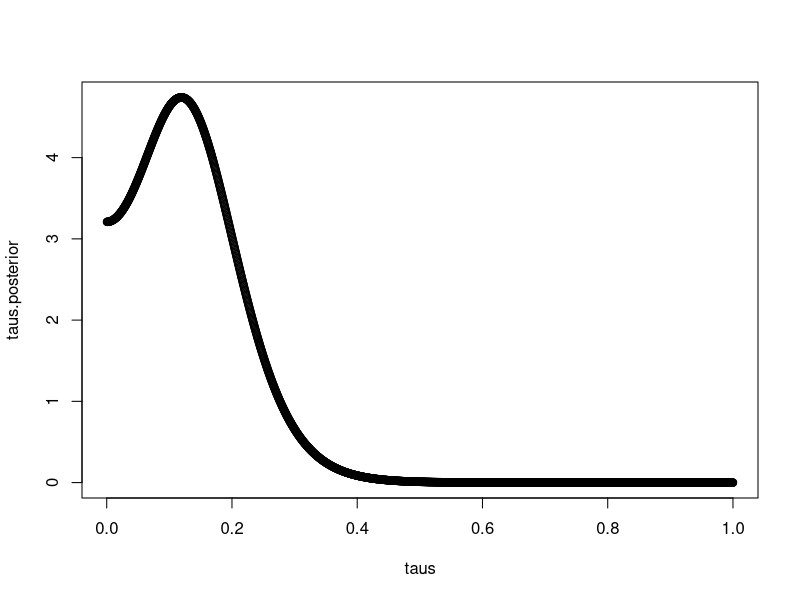
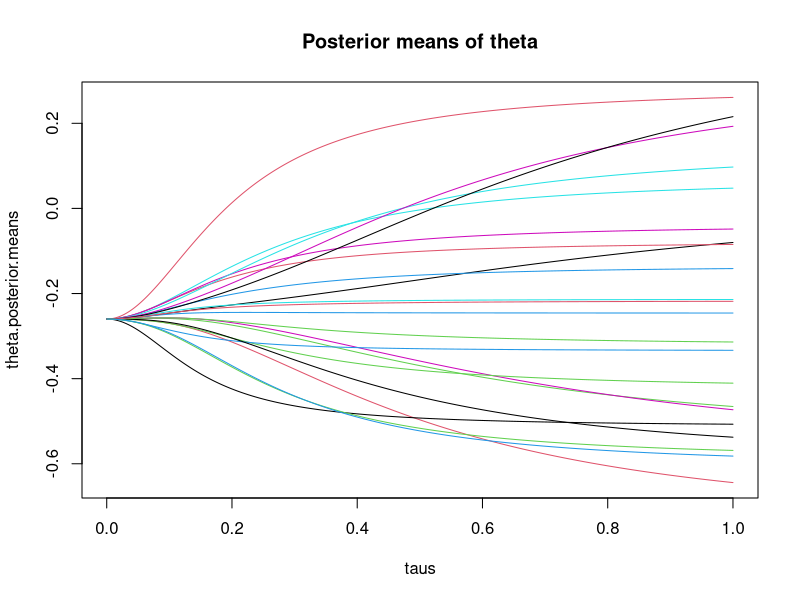
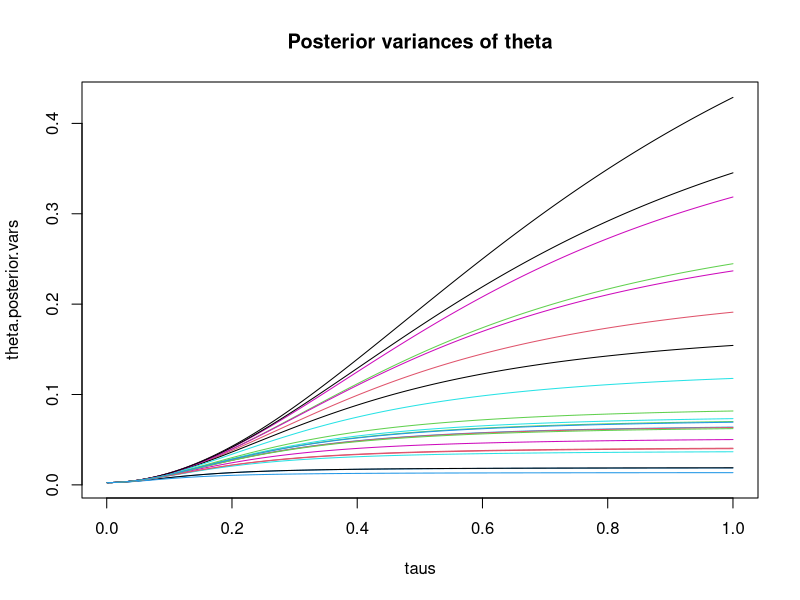
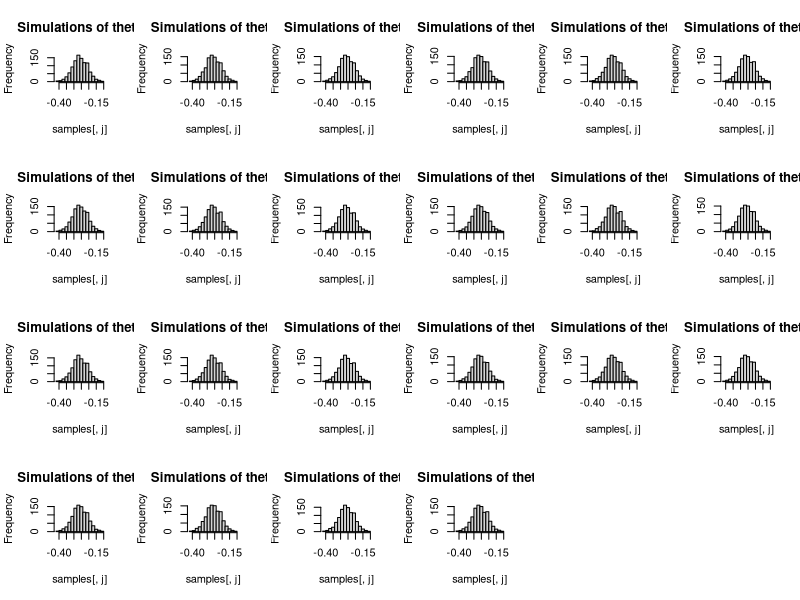

Reproduce these figures in R, in order.
plot.increment = 0.0005
dat = read.csv("data.csv", header=T)

logit <- function(x) {
  return (log(x / (1 - x)))
}

log.odds = logit(dat$treated.deaths / dat$treated.total) - logit(dat$control.deaths / dat$control.total)
std.err = sqrt((dat$treated.deaths)^(-1) + 
                 (dat$treated.total - dat$treated.deaths)^(-1) + 
                 (dat$control.deaths)^(-1) +
                 (dat$control.total - dat$control.deaths)^(-1))

dat = cbind(dat, log.odds)
dat = cbind(dat, std.err)

J = nrow(dat)

# Question 5.15a

tau.posterior <- function(tau, dat) {
  J = nrow(dat)
  
  A = 0
  for (j in 1:J) {
    A = A + 1 / (dat$std.err[j]^2 + tau^2)
  }
  
  S1 = 0
  for (j in 1:J) {
    S1 = S1 + (dat$log.odds[j]) / (dat$std.err[j]^2 + tau^2)
  }
  
  S2 = 0
  for (j in 1:J) {
    S2 = S2 + (dat$log.odds[j]^2) / (dat$std.err[j]^2 + tau^2)
  }
  
  C = S2 - S1^2 / A
  
  P = 0
  for (j in 1:J) {
    P = P + (-1/2) * log(dat$std.err[j]^2 + tau^2)
  }
  P = exp(P)
  
  return (P * A^(-1/2) * exp(-C/2))
  
}

taus = seq(0 + plot.increment, 1, by = plot.increment)
taus.posterior = unlist(lapply(taus, tau.posterior, dat))
taus.posterior = taus.posterior / sum(taus.posterior) / plot.increment # rescale to 1

png("tau.posterior.png", width = 800, height = 600)
plot(taus, taus.posterior)
dev.off()

# Question 5.15b

theta.posterior.mean <- function(tau, dat) {
  J = nrow(dat)
  
  S0 = 0
  for (j in 1:J) {
    S0 = S0 + 1 / (dat$std.err[j]^2 + tau^2)
  }
  
  S1 = 0
  for (j in 1:J) {
    S1 = S1 + (dat$log.odds[j]) / (dat$std.err[j]^2 + tau^2)
  }
  
  ret = 1:12
  for (j in 1:J) {
    A = dat$log.odds[j] / dat$std.err[j]^2 + 1 / tau^2 * S1 / S0
    B = 1 / dat$std.err[j]^2 + 1 / tau^2
    ret[j] = A / B
  }
  
  return (ret)
}

theta.posterior.var <- function(tau, dat) {
  J = nrow(dat)
  
  S0 = 0
  for (j in 1:J) {
    S0 = S0 + 1 / (dat$std.err[j]^2 + tau^2)
  }
  
  ret = 1:12
  for (j in 1:J) {
    A = 1 / tau^2
    B = 1 / dat$std.err[j]^2 + 1 / tau^2
    ret[j] = 1 / B + (A / B)^2 / S0
  }
  
  return (ret)
}

theta.posterior.means = lapply(taus, theta.posterior.mean, dat)
theta.posterior.means = matrix(unlist(theta.posterior.means), ncol=J, byrow=T)

theta.posterior.vars = lapply(taus, theta.posterior.var, dat)
theta.posterior.vars = matrix(unlist(theta.posterior.vars), ncol=J, byrow=T)

png("theta.posterior.means.png", width = 800, height = 600)
matplot(taus, theta.posterior.means, type="l", lty=1, main="Posterior means of theta")
dev.off()

png("theta.posterior.vars.png", width = 800, height = 600)
matplot(taus, theta.posterior.vars, type="l", lty=1, main="Posterior variances of theta")
dev.off()

# Question 5.15c

index.MLE = which.max(taus.posterior) # use MLE of tau for a crude estimate of theta_j
tau.MLE = taus[index.MLE]

# Question 5.15d

p.mu.tau.c.dat <- function(mu, tau, dat) {
  J = nrow(dat)
  
  A = 0
  for (j in 1:J) {
    A = A + 1 / (dat$std.err[j]^2 + tau^2)
  }
  
  S1 = 0
  for (j in 1:J) {
    S1 = S1 + (dat$log.odds[j]) / (dat$std.err[j]^2 + tau^2)
  }
  
  S2 = 0
  for (j in 1:J) {
    S2 = S2 + (dat$log.odds[j]^2) / (dat$std.err[j]^2 + tau^2)
  }
  
  C = S2 - S1^2 / A
  
  S3 = 0
  for (j in 1:J) {
    S3 = S3 + (dat$log.odds[j]) / (dat$std.err[j]^2 + tau^2)
  }
  
  B = S3 / A
  
  P = 0
  for (j in 1:J) {
    P = P + (-1/2) * log(dat$std.err[j]^2 + tau^2)
  }
  P = exp(P)
  
  return (P * exp(-A/2 * (mu - B)^2) * exp(-C/2))
}

p.theta.c.mu.tau.dat <- function(j, theta.j, mu, tau, dat) {
  J = nrow(dat)
  
  A = 1 / dat$std.err[j]^2
  B = 1 / tau^2
  
  theta.j.hat = (A * dat$log.odds[j] + B * mu) / (A + B)
  V.j = 1 / (A + B)
  
  return (V.j^(-1/2) * exp(-1/2 * (theta.j - theta.j.hat)^2 / V.j))
}

# Question 5.15d

T = 1000
samples = matrix(NA, T, J)

for (k in 1:1000) {
  U = runif(1)
  temp = 1:length(taus)
  temp[1] = taus.posterior[1]
  V = 0
  for (j in 2:length(taus)) {
    temp[j] = temp[j - 1] + taus.posterior[j]
    if (temp[j] > U) {
      tau.sampled = taus[j] # sample tau
      break;
    }
  }
  
  J = nrow(dat)
  A = 0
  for (j in 1:J) {
    A = A + 1 / (dat$std.err[j]^2 + tau.sampled^2)
  }
  S3 = 0
  for (j in 1:J) {
    S3 = S3 + (dat$log.odds[j]) / (dat$std.err[j]^2 + tau.sampled^2)
  }
  B = S3 / A
  mu.sampled = rnorm(1, mean = B, sd = 1 / sqrt(A)) # sample mu
  
  J = nrow(dat)
  for (j in 1:J) {
    C = 1 / dat$std.err[j]^2
    D = 1 / tau.sampled^2
    
    theta.j.hat = (C * dat$log.odds[j] + D * mu.sampled) / (C + D)
    V.j = 1 / (C + D)
    theta.j.sampled = rnorm(1, theta.j.hat, sqrt(V.j)) # sample theta_j
    
    samples[k, j] = theta.j.sampled
  }
}

png("theta.simulations.png", width = 800, height = 600)
par(mfrow=c(4,6))
for (j in 1:J) {
  hist(samples[, j], main="Simulations of theta", pch = j)
}
dev.off()